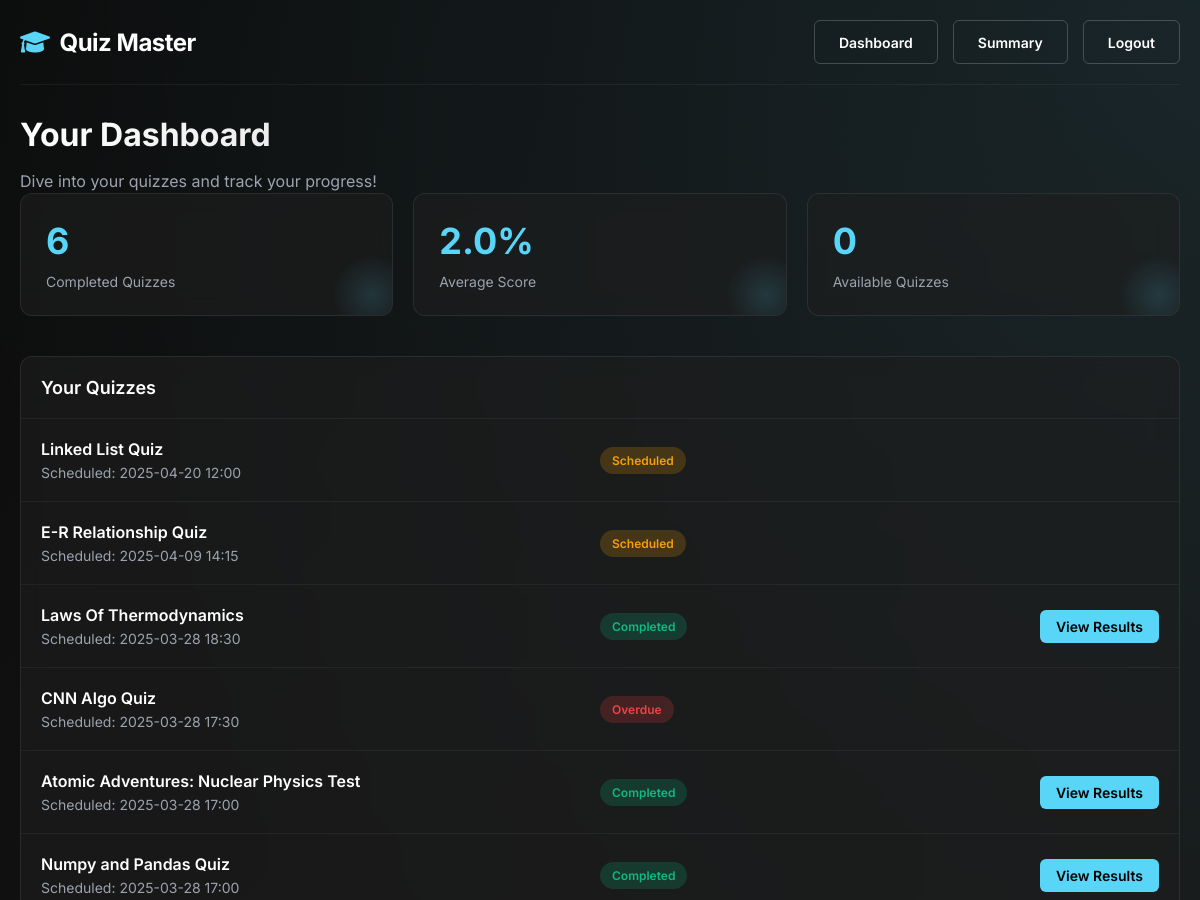
Page /user/dashboard (signed in, upper part) on the earlier database version.
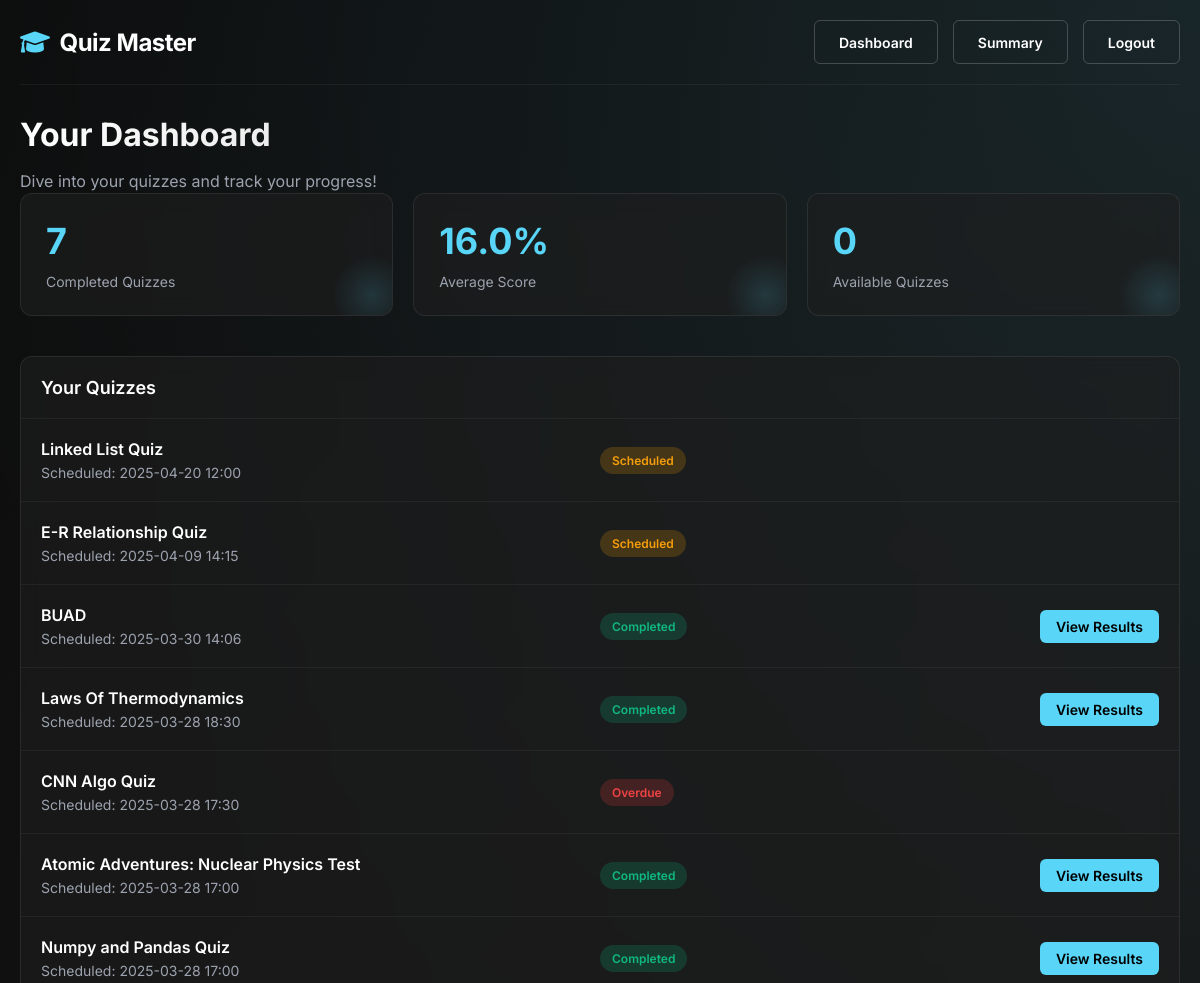
Same page on the later database version.
### models.py (models this page shows, shortened)
class Quiz(db.Model):
    __tablename__ = 'quizzes'
    id = db.Column(db.Integer, primary_key=True)
    name = db.Column(db.String(120), nullable=False, index=True)
    chapter_id = db.Column(db.Integer, db.ForeignKey('chapters.id'), nullable=False)
    description = db.Column(db.Text)
    instructions = db.Column(db.Text)
    quiz_type = db.Column(db.String(20), default="assessment")
    passing_score = db.Column(db.Float, default=0.0)  # Minimum score to pass
    allow_retake = db.Column(db.Boolean, default=True)
    max_attempts = db.Column(db.Integer, default=1)  # 0 means unlimited
    show_answers = db.Column(db.Boolean, default=True)  # Show correct answers after quiz
    randomize_questions = db.Column(db.Boolean, default=False)
    date_of_quiz = db.Column(db.Date)
    time_duration = db.Column(db.Integer)  # Duration in minutes
    start_time = db.Column(db.DateTime, index=True)
    end_time = db.Column(db.DateTime, index=True)
    is_active = db.Column(db.Boolean, default=True)
    created_at = db.Column(db.DateTime, default=datetime.utcnow)
    created_by = db.Column(db.Integer, db.ForeignKey('users.id'))
    questions = db.relationship('Question', backref='quiz', cascade="all, delete-orphan", lazy=True)
    scores = db.relationship('Score', backref='quiz', cascade="all, delete-orphan", lazy=True)
    tags = db.relationship('QuizTag', backref='quiz', cascade="all, delete-orphan", lazy=True)
    creator = db.relationship('User', foreign_keys=[created_by], backref='created_quizzes')

### routes.py (the view)
@app_routes.route("/user/dashboard", methods=["GET"])
def user_dashboard():
    if session.get("role") != "user":
        flash("Access denied! Users only.", "danger")
        return redirect(url_for("app_routes.login"))
    try:
        now = datetime.now()
        search_query = request.args.get("search")
        if search_query:
            quizzes = Quiz.query.filter(Quiz.name.ilike(f"%{search_query}%")).all()
        else:
            quizzes = Quiz.query.all()
        user_id = session['user_id']
        quiz_status_list = []
        completed_count = 0
        available_count = 0
        for quiz in quizzes:
            score = Score.query.filter_by(quiz_id=quiz.id, user_id=user_id).first()
            if score:
                status = "Completed"
                completed_count += 1
            else:
                if quiz.start_time and now < quiz.start_time:
                    status = "Scheduled"
                elif quiz.end_time and now > quiz.end_time:
                    status = "Overdue"
                else:
                    status = "Available"
                    available_count += 1
            quiz_status_list.append({
                'quiz': quiz,
                'status': status
            })
        avg_score_query = db.session.query(func.avg(Score.total_scored)).filter_by(user_id=user_id).scalar()
        try:
            avg_score = float(avg_score_query) if avg_score_query is not None else 0.0
        except (TypeError, ValueError):
            avg_score = 0.0
        return render_template("user_dashboard.html",
            quiz_status_list=quiz_status_list,
            completed_count=completed_count,
            available_count=available_count,
            avg_score=avg_score
        )
    except Exception as e:
        flash(f"Error loading dashboard: {str(e)}", "danger")
        return redirect(url_for("app_routes.login"))

### routes.py (called while the page is built)
@app_routes.context_processor
def inject_responsive_elements():
    is_mobile = request.user_agent.platform in ['android', 'iphone'] or \
                'mobile' in request.user_agent.string.lower()
    return {
        'is_mobile': is_mobile,
        'current_year': datetime.now().year
    }  # Fixed: Added missing closing brace

### templates/user/user_dashboard.html (shortened to what this page needs)
{% extends "base.html" %}
{% block content %}
<div class="dashboard-header">
    <h1 class="dashboard-title">Your Dashboard</h1>
    <p class="dashboard-subtitle">Dive into your quizzes and track your progress!</p>
</div>
<div class="stats-grid">
    <div class="stat-card">
        <div class="stat-value">{{ completed_count }}</div>
        <div class="stat-label">Completed Quizzes</div>
    </div>
    <div class="stat-card">
        <div class="stat-value">{{ avg_score|round(0) }}%</div>
        <div class="stat-label">Average Score</div>
    </div>
    <div class="stat-card">
        <div class="stat-value">{{ available_count }}</div>
        <div class="stat-label">Available Quizzes</div>
    </div>
</div>
<div class="quiz-list">
    <div class="list-header">
        <h2 class="list-title">Your Quizzes</h2>
    </div>
    {% if quiz_status_list %}
        {% set available = quiz_status_list|selectattr("status", "equalto", "Available")|list %}
        {% set others = quiz_status_list|rejectattr("status", "equalto", "Available")|list %}
        {% set sorted_available = available|sort(attribute='quiz.start_time', reverse=true) %}
        {% set sorted_others = others|sort(attribute='quiz.start_time', reverse=true) %}
        {% set sorted_list = sorted_available + sorted_others %}
        {% for item in sorted_list %}
        <div class="quiz-item">
            <div class="quiz-info">
                <div class="quiz-name">{{ item.quiz.name }}</div>
                <div class="quiz-details">
                    {% if item.quiz.start_time %}
                        Scheduled: {{ item.quiz.start_time.strftime("%Y-%m-%d %H:%M") }}
                    {% else %}
                        No schedule set
                    {% endif %}
                </div>
            </div>
            <div>
                <span class="status-badge status-{{ item.status|lower }}">{{ item.status }}</span>
            </div>
            <div class="quiz-actions">
                {% if item.status == 'Available' %}
                    <a href="{{ url_for('app_routes.attempt_quiz', quiz_id=item.quiz.id) }}" class="action-btn">Take Quiz</a>
                {% elif item.status == 'Completed' %}
                    <a href="{{ url_for('app_routes.view_attempt_details', quiz_id=item.quiz.id) }}" class="action-btn">View Results</a>
                {% endif %}
            </div>
        </div>
        {% endfor %}
    {% else %}
        <div class="empty-state">
            <p>No quizzes available yet. Check back soon!</p>
        </div>
    {% endif %}
</div>
{% endblock %}

Differences in the rows shown:
added Quiz: quiz.name "BUAD", quiz.start_time "2025-03-30 14:06"
Other differences:
{{ completed_count }}: "6" → "7"
{{ avg_score|round(0) }}: "2.0" → "16.0"
new list line: "Scheduled: Completed View Results"
